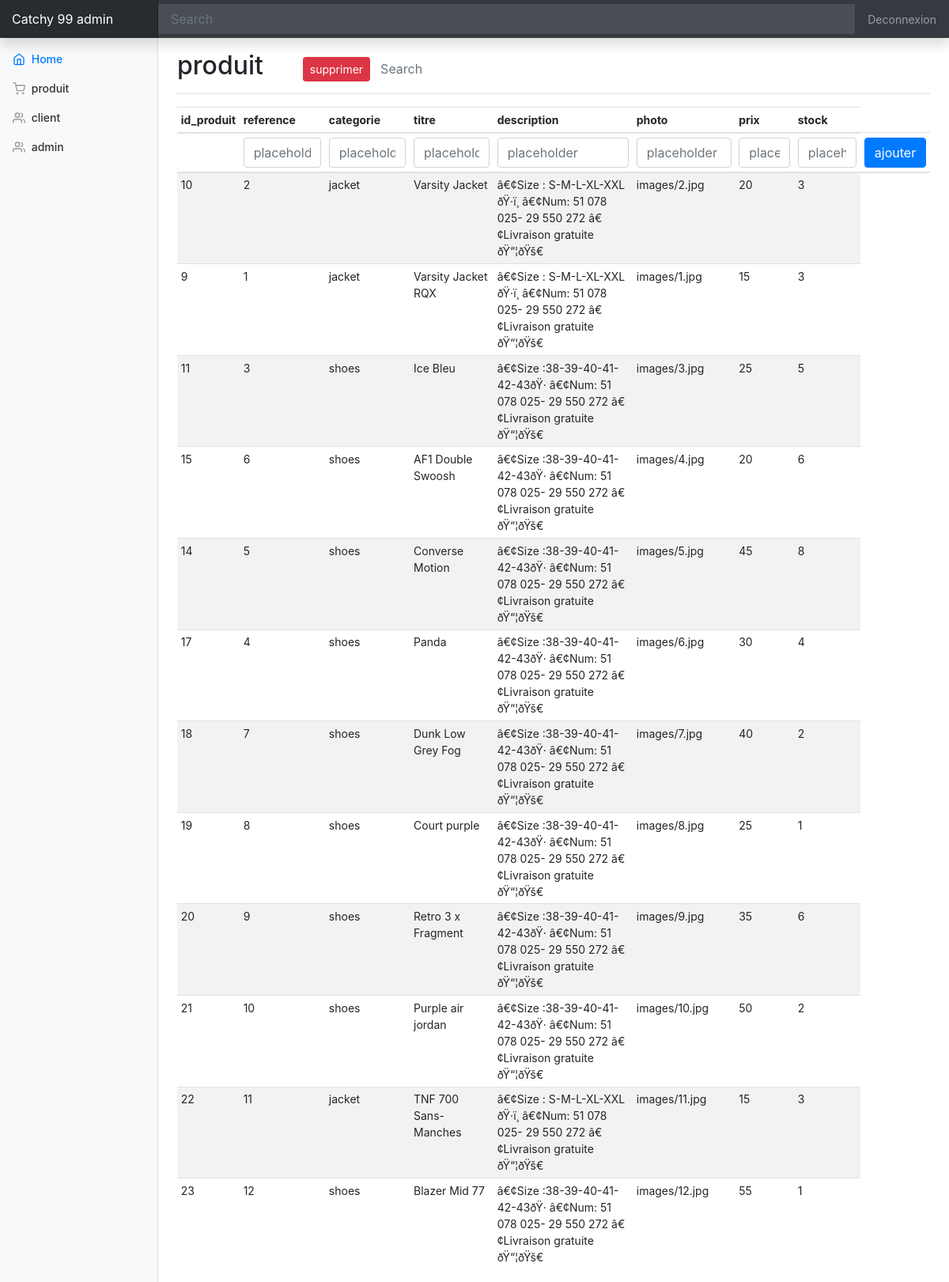
The app's page /E-commerce_project/dash_produit.php with its own data.
### tables this page shows
CREATE TABLE IF NOT EXISTS `produit` (
  `id_produit` int(3) NOT NULL AUTO_INCREMENT,
  `reference` varchar(20) NOT NULL,
  `categorie` varchar(20) NOT NULL,
  `titre` varchar(100) NOT NULL,
  `descrip` text NOT NULL,
  `photo` varchar(250) NOT NULL,
  `prix` int(3) NOT NULL,
  `stock` int(3) NOT NULL,
  PRIMARY KEY (`id_produit`),
  UNIQUE KEY `reference` (`reference`),
  UNIQUE KEY `reference_2` (`reference`)
);

### E-commerce_project/includes/produit_inc.php (the view, shortened to what this page needs)
<?php
class produit {
        public function afficheproduit($pdo) {
            $stmt = $pdo->query('SELECT * FROM produit ');
            while ($row = $stmt->fetch()) {
              echo '<tr>';
              echo '<td>' . $row['id_produit'] . '</td>';
              echo '<td>' . $row['reference'] . '</td>';
              echo '<td>' . $row['categorie'] . '</td>';
              echo '<td>' . $row['titre'] . '</td>';
              echo '<td>' . $row['descrip'] . '</td>';
              echo '<td>' . $row['photo'] . '</td>';
              echo '<td>' . $row['prix'] . '</td>';
              echo '<td>' . $row['stock'] . '</td>';
              echo '</tr>';
            }
        }
}
?>

### E-commerce_project/dashboard.css (style rules this page uses)
body { font-size: .875rem; }

### records on screen
produit: id_produit "10", reference "2", categorie "jacket", titre "Varsity Jacket", descrip "â€¢Size : S-M-L-XL-XXL ðŸ·ï¸ â€¢Num: 51 078 025- 29 550 272 â€¢Livraison gratuite ðŸ“¦ðŸš€", photo "images/2.jpg", prix "20", stock "3"
produit: id_produit "9", reference "1", categorie "jacket", titre "Varsity Jacket RQX", descrip "â€¢Size : S-M-L-XL-XXL ðŸ·ï¸ â€¢Num: 51 078 025- 29 550 272 â€¢Livraison gratuite ðŸ“¦ðŸš€", photo "images/1.jpg", prix "15", stock "3"
produit: id_produit "11", reference "3", categorie "shoes", titre "Ice Bleu", descrip "â€¢Size :38-39-40-41-42-43ðŸ· â€¢Num: 51 078 025- 29 550 272 â€¢Livraison gratuite ðŸ“¦ðŸš€", photo "images/3.jpg", prix "25", stock "5"
produit: id_produit "15", reference "6", categorie "shoes", titre "AF1 Double Swoosh", descrip "â€¢Size :38-39-40-41-42-43ðŸ· â€¢Num: 51 078 025- 29 550 272 â€¢Livraison gratuite ðŸ“¦ðŸš€", photo "images/4.jpg", prix "20", stock "6"
produit: id_produit "14", reference "5", categorie "shoes", titre "Converse Motion", descrip "â€¢Size :38-39-40-41-42-43ðŸ· â€¢Num: 51 078 025- 29 550 272 â€¢Livraison gratuite ðŸ“¦ðŸš€", photo "images/5.jpg", prix "45", stock "8"
produit: id_produit "17", reference "4", categorie "shoes", titre "Panda", descrip "â€¢Size :38-39-40-41-42-43ðŸ· â€¢Num: 51 078 025- 29 550 272 â€¢Livraison gratuite ðŸ“¦ðŸš€", photo "images/6.jpg", prix "30", stock "4"
produit: id_produit "18", reference "7", categorie "shoes", titre "Dunk Low Grey Fog", descrip "â€¢Size :38-39-40-41-42-43ðŸ· â€¢Num: 51 078 025- 29 550 272 â€¢Livraison gratuite ðŸ“¦ðŸš€", photo "images/7.jpg", prix "40", stock "2"
produit: id_produit "19", reference "8", categorie "shoes", titre "Court purple", descrip "â€¢Size :38-39-40-41-42-43ðŸ· â€¢Num: 51 078 025- 29 550 272 â€¢Livraison gratuite ðŸ“¦ðŸš€", photo "images/8.jpg", prix "25", stock "1"
produit: id_produit "20", reference "9", categorie "shoes", titre "Retro 3 x Fragment", descrip "â€¢Size :38-39-40-41-42-43ðŸ· â€¢Num: 51 078 025- 29 550 272 â€¢Livraison gratuite ðŸ“¦ðŸš€", photo "images/9.jpg", prix "35", stock "6"
produit: id_produit "21", reference "10", categorie "shoes", titre "Purple air jordan", descrip "â€¢Size :38-39-40-41-42-43ðŸ· â€¢Num: 51 078 025- 29 550 272 â€¢Livraison gratuite ðŸ“¦ðŸš€", photo "images/10.jpg", prix "50", stock "2"
produit: id_produit "22", reference "11", categorie "jacket", titre "TNF 700 Sans-Manches", descrip "â€¢Size : S-M-L-XL-XXL ðŸ·ï¸ â€¢Num: 51 078 025- 29 550 272 â€¢Livraison gratuite ðŸ“¦ðŸš€", photo "images/11.jpg", prix "15", stock "3"
produit: id_produit "23", reference "12", categorie "shoes", titre "Blazer Mid 77", descrip "â€¢Size :38-39-40-41-42-43ðŸ· â€¢Num: 51 078 025- 29 550 272 â€¢Livraison gratuite ðŸ“¦ðŸš€", photo "images/12.jpg", prix "55", stock "1"
